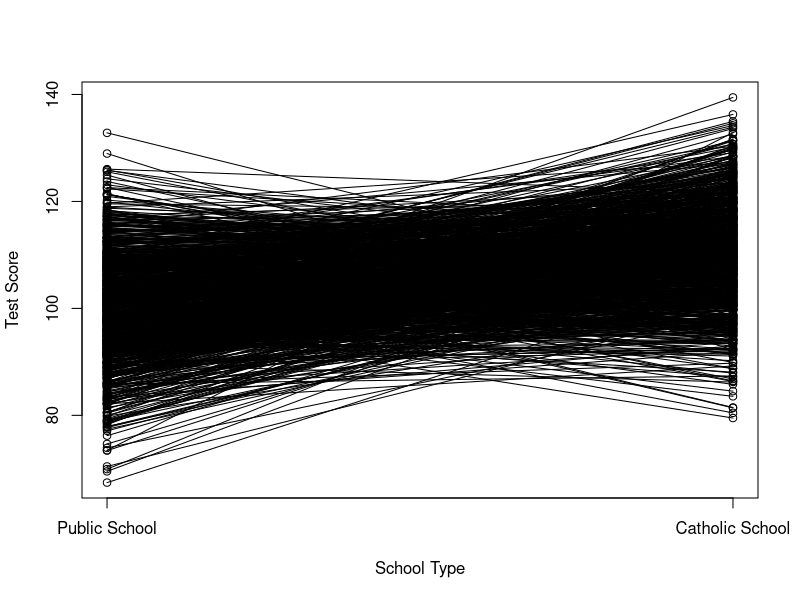
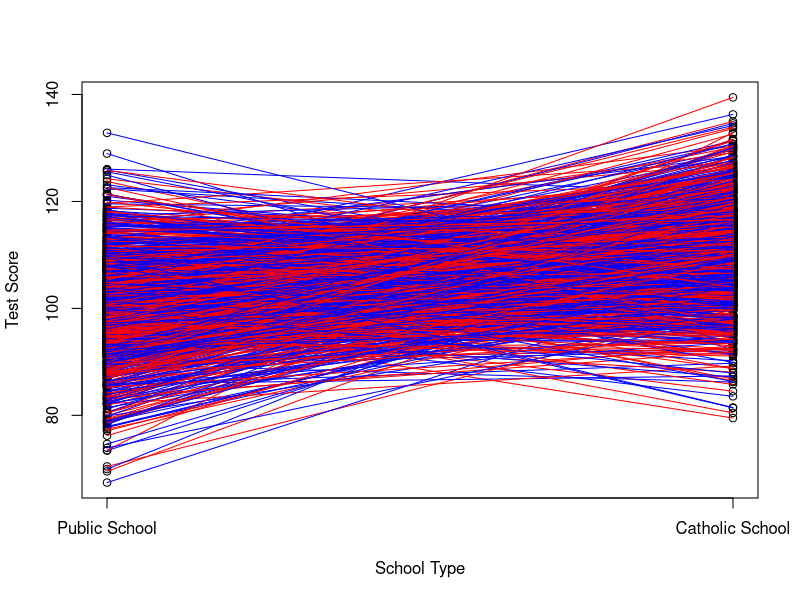
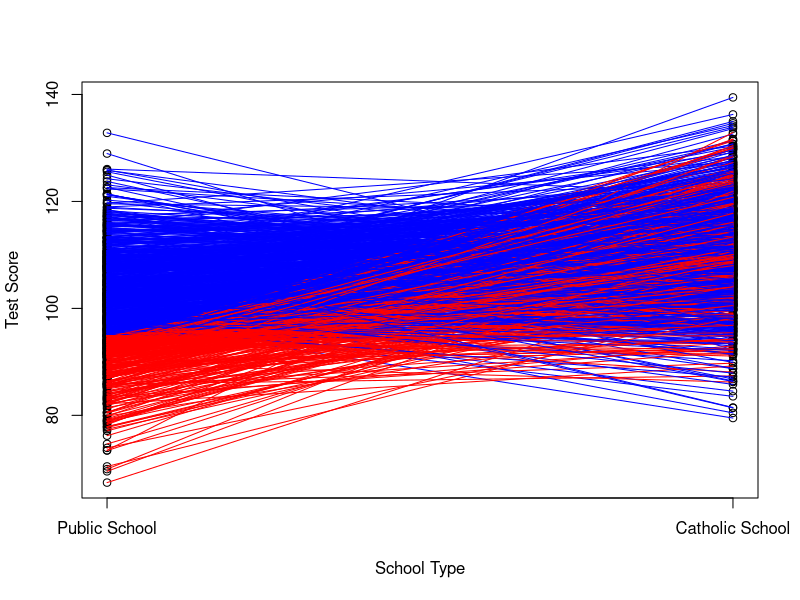
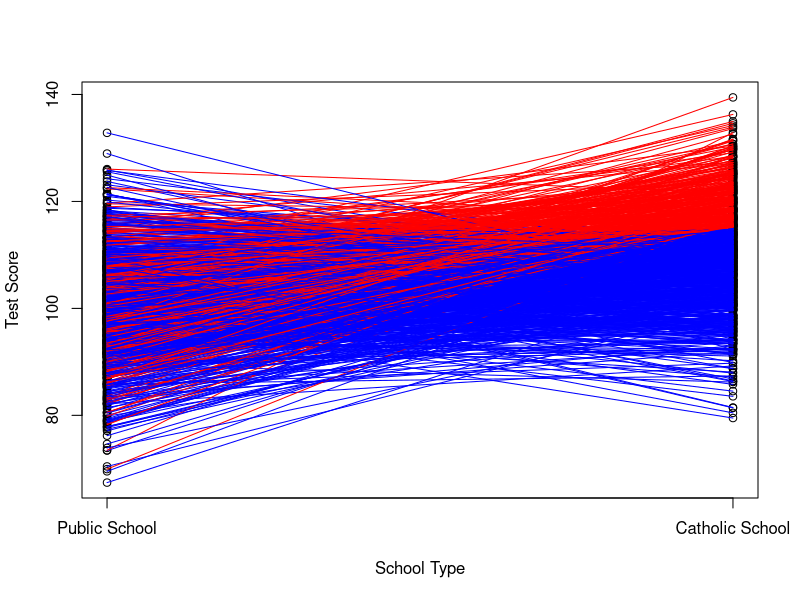
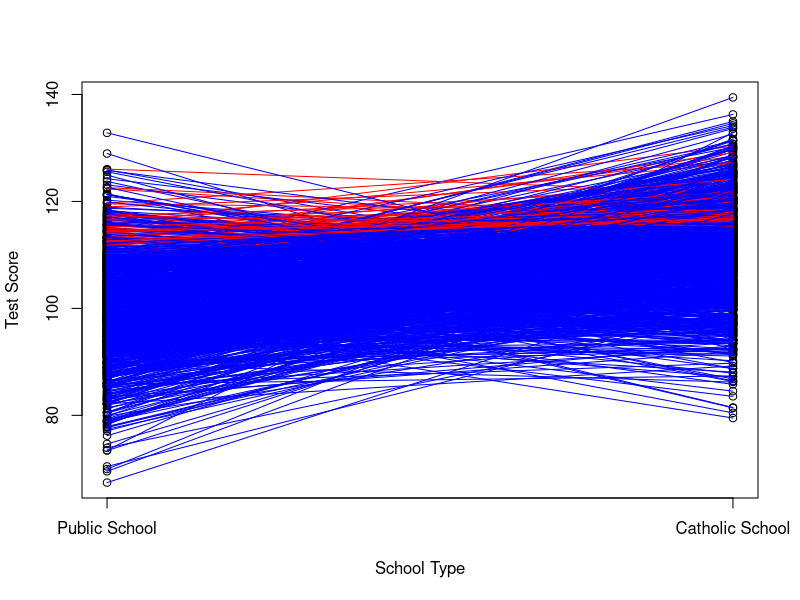

R code for these plots, in order:
#This is code for a blog post I wrote looking at regression from a potential outcomes framework
#The idea is to compare test scores by school type (public or catholic), and see what a regression will get you for various selection on treatment
#You can find the blogpost here: www.robertempickett.com/post/regression-and-potential-outcomes/

#First we need to set up the parameters
#There are two groups, public school and catholic school
#The mean score for public school is 100, for catholic school it is 110
mu0 <- 100
mu1 <- 110

#Each student has some random deviation from their group means, v0 and v1
v0 <- rnorm(1000, mean=0, sd=10)
v1 <- rnorm(1000, mean=0, sd=10)



#If we could observe each student's potential outcomes, we would have both y0 (outcome under public school) and y1 (outcome under catholic school) for each student
#The score is simply the sum of the group mean and the student's random variation
y1 <- mu1 + v1
y0 <- mu0 + v0

#We can then plot those potential outcomes to get each student's individual treatment effect for catholic school
plot(c(y0, y1)~c(rep(1,1000),rep(2,1000)), ylab="Test Score", xaxt="n", xlab="School Type")
axis(side=1, at=c(1,2), labels=c("Public School", "Catholic School"))
for(i in 1:1000){
  lines(x = c(1,2), y=c(y0[i],y1[i]))
}



#We could also assume a more realistic scenario where each student is either in public school or catholic school and not both
#We can assign each of the 1000 students catholic school treatment, d, at random
#If d is equal to 1 the student is in catholic school, if 0 public school
d <- rbinom(1000,1,.5)
#Each student's test score, then, would be their potential outcome above, selected for whichever treatment status they got
y <- mu0 + (mu1 - mu0)*d + v0+d*(v1-v0)


#We could then look at the mean scores for each school type
mean(y[d==1])
mean(y[d==0])
#Or run a regression of test score on school type
summary(lm(y~d))
#and get unbiased results because treatment is at random

#Because treatment is at random, we can confirm that there is no relationship between treatment and a student's difference from the group means, or in the difference between the student's hypothetical differences.
cor(d, v1)
cor(d, v0)
cor(d, (v1-v0))



#We can create a plot that shows the observed and potential outcomes for each student
#The red lines are potential and observed for students who ended up in catholic school
#The blue lines are potential and observed for students who ended up in public school
plot(c(y0, y1)~c(rep(1,1000),rep(2,1000)), ylab="Test Score", xaxt="n", xlab="School Type")
axis(side=1, at=c(1,2), labels=c("Public School", "Catholic School"))
for(i in 1:1000){
  lines(x = c(1,2), y=c(y0[i],y1[i]), col=ifelse(d[i]==1, 'red','blue'))
}
#The random distribution of lines reflects the random selection into treatment, and results in unbiased regression estimates


#We could also asign treatment based on each student's potential outcomes
#We could send all the people who don't do well in public school to catholic school
d <- v0< -5
#And get the observed outcomes
y <- mu0 + (mu1 - mu0)*d + v0+d*(v1-v0)

#We then get unbiased outcomes for catholic school, but we've exagerated the scores in public school (by selecting out the poor performers)
#Note, we've assumed no relationship between the student's potential heterogeneity in public school (v0) and their potential heterogeneity in catholic school (v1)
mean(y[d==1])
mean(y[d==0])
summary(lm(y~d))
#We can see that treatment is still assigned randomly with respect to student performance in catholic school, but is strongly related to performance in public school and in the difference between catholic and public school performance
cor(d, v1)
cor(d, v0)
cor(d, (v1-v0))

#Again We can create a plot that shows the observed and potential outcomes for each student
plot(c(y0, y1)~c(rep(1,1000),rep(2,1000)), ylab="Test Score", xaxt="n", xlab="School Type")
axis(side=1, at=c(1,2), labels=c("Public School", "Catholic School"))
for(i in 1:1000){
  lines(x = c(1,2), y=c(y0[i],y1[i]), col=ifelse(d[i]==1, 'red','blue'))
}
#The cluster of red lines with low scores in public school represents the selection on poor performing public school students





#We could also select students who do particularly well in catholic school
d <- v1 > 5
y <- mu0 + (mu1 - mu0)*d + v0+d*(v1-v0)
#Again, we get biased results where we've exaggerated observed catholic school test scores
mean(y[d==1])
mean(y[d==0])
summary(lm(y~d))
cor(d, v1)
cor(d, v0)
cor(d, (v1-v0))

#Again We can create a plot that shows the observed and potential outcomes for each student
plot(c(y0, y1)~c(rep(1,1000),rep(2,1000)), ylab="Test Score", xaxt="n", xlab="School Type")
axis(side=1, at=c(1,2), labels=c("Public School", "Catholic School"))
for(i in 1:1000){
  lines(x = c(1,2), y=c(y0[i],y1[i]), col=ifelse(d[i]==1, 'red','blue'))
}
#The cluster of red lines with high scores in catholic school represents the selection on high performing catholic school students



#Lastly we could select on students who are likely to do well regardless
d <- v0 > 10 & v1 > 5
y <- mu0 + (mu1 - mu0)*d + v0+d*(v1-v0)
#We've again exaggerated the effect of catholic school, and slightly biased public school performance down
mean(y[d==1])
mean(y[d==0])
summary(lm(y~d))
cor(d, v1)
cor(d, v0)
cor(d, (v1-v0))

#and again the plot
plot(c(y0, y1)~c(rep(1,1000),rep(2,1000)), ylab="Test Score", xaxt="n", xlab="School Type")
axis(side=1, at=c(1,2), labels=c("Public School", "Catholic School"))
for(i in 1:1000){
  lines(x = c(1,2), y=c(y0[i],y1[i]), col=ifelse(d[i]==1, 'red','blue'))
}

